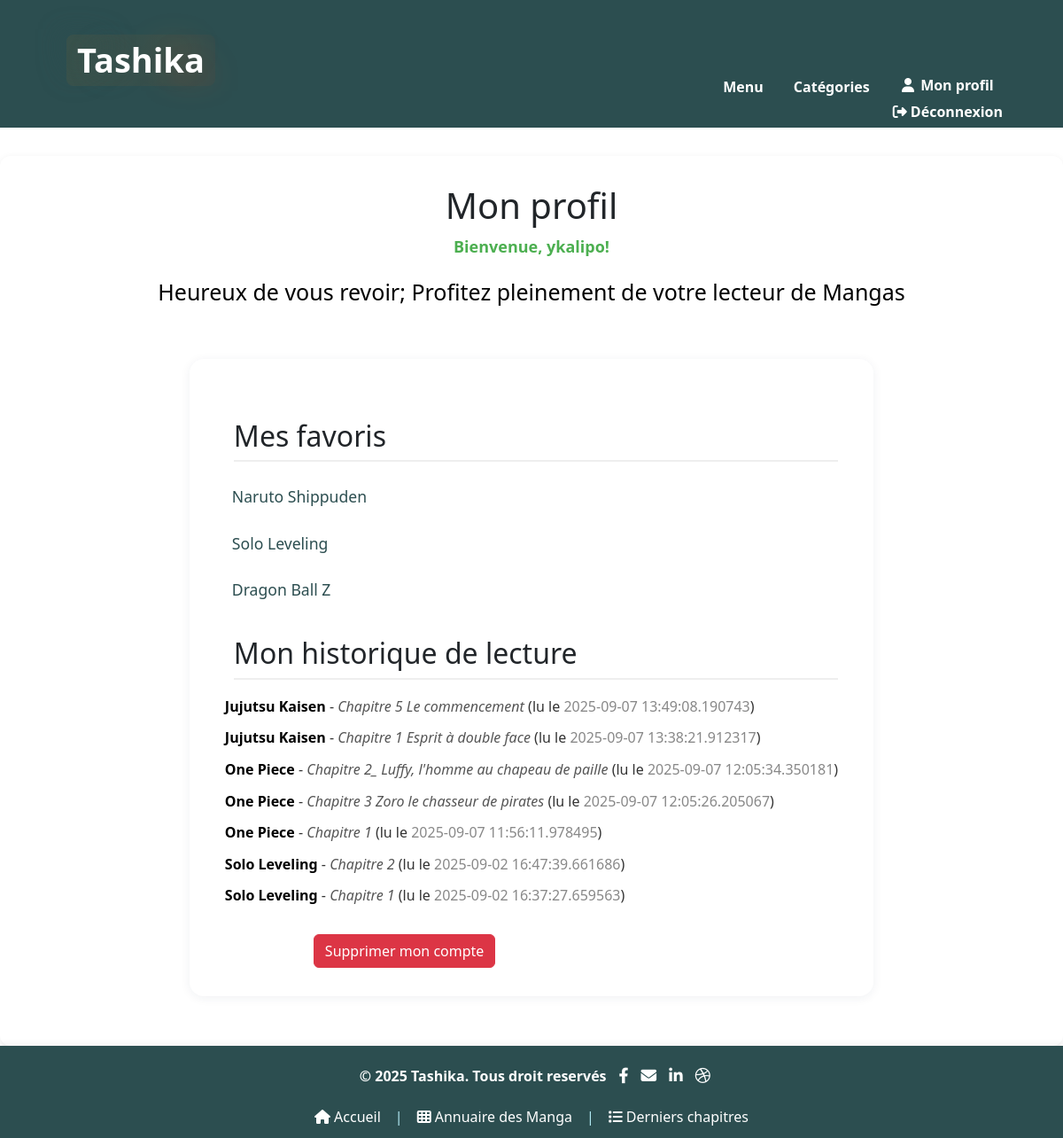
The app's page /profile (signed in), older data.
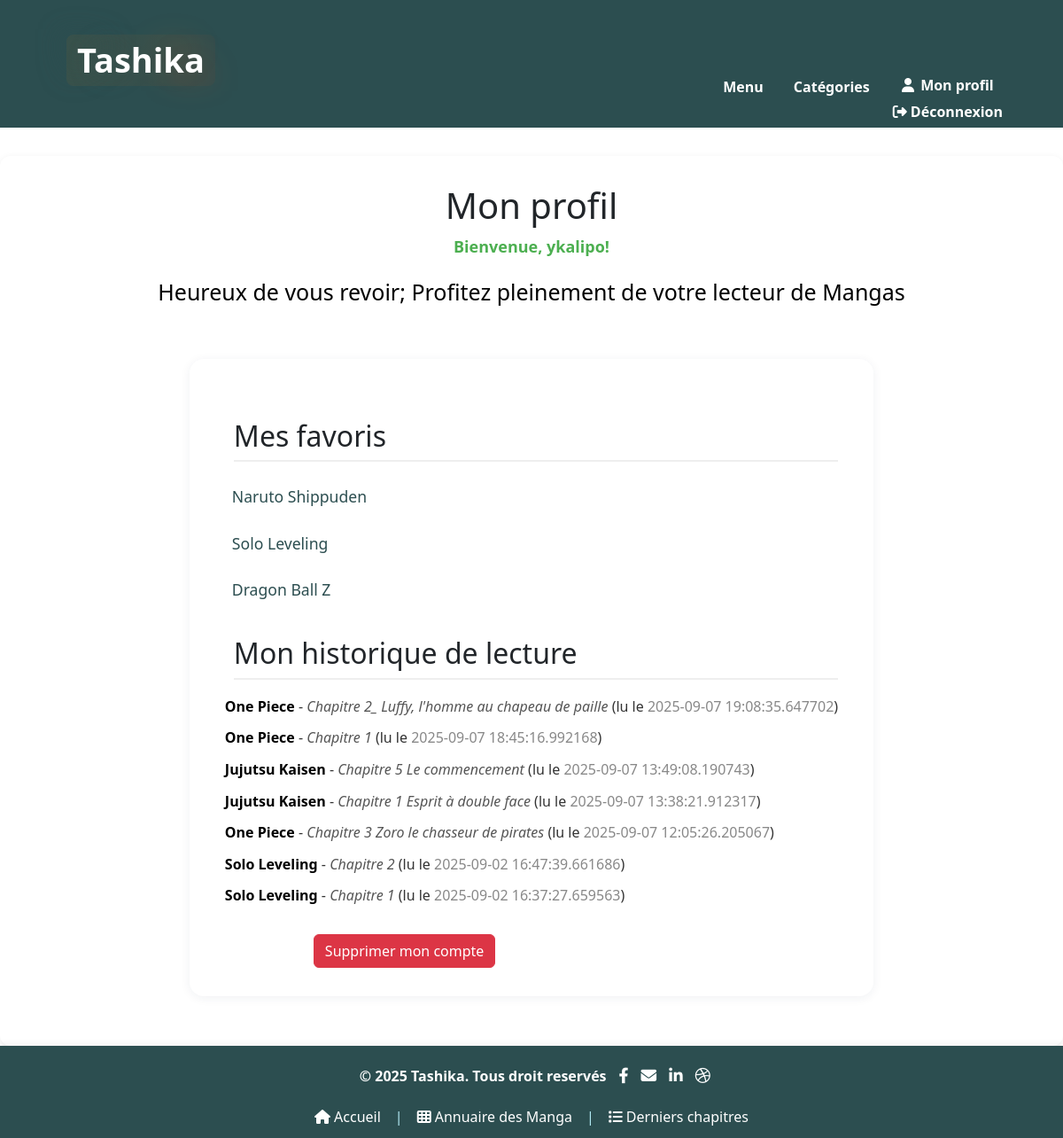
The same page, newer data.
### models.py (models this page shows, shortened)
class User(db.Model, UserMixin):
    id = db.Column(db.Integer, primary_key=True)
    username = db.Column(db.String(64), unique=True, nullable=False)
    email = db.Column(db.String(120), unique=True, nullable=False)
    password_hash = db.Column(db.String(128))
    reset_token_used = db.Column(db.Boolean, default=False)  # Nouveau champ
    role = db.Column(db.String(16), default="user")  # "admin" ou "user"
    is_admin = db.Column(db.Boolean, default=False)

class Favorite(db.Model):
    id = db.Column(db.Integer, primary_key=True)
    user_id = db.Column(db.Integer, db.ForeignKey('user.id'), nullable=False)
    manga_id = db.Column(db.Integer, db.ForeignKey('manga.id'), nullable=False)
    created_at = db.Column(db.DateTime, default=datetime.utcnow)

class Manga(db.Model):
    id = db.Column(db.Integer, primary_key=True)
    name = db.Column(db.String(120), unique=True, nullable=False)
    author = db.Column(db.String(120))
    year = db.Column(db.String(4))
    category = db.Column(db.String(64))
    syllabus = db.Column(db.Text)
    cover_filename = db.Column(db.String(256))
    date_added = db.Column(db.Integer, default=lambda: int(time.time()))
    is_hot = db.Column(db.Boolean, default=False)
    is_new = db.Column(db.Boolean, default=False)
    is_top = db.Column(db.Boolean, default=False)
    views = db.Column(db.Integer, default=0)
    status = db.Column(db.String(20), default="En cours")
    chapters = db.relationship('Chapter', backref='manga', lazy=True)
    ratings = db.relationship('Rating', backref='manga', lazy=True)
    comments = db.relationship('Comment', backref='manga', lazy=True)
    favorites = db.relationship('Favorite', backref='manga', lazy=True)
    histories = db.relationship('ReadingHistory', lazy=True)

class ReadingHistory(db.Model):
    __tablename__ = 'reading_history'
    user_id = db.Column(db.Integer, db.ForeignKey('user.id'), primary_key=True)
    manga_id = db.Column(db.Integer, db.ForeignKey('manga.id'), primary_key=True)
    chapter_name = db.Column(db.String(120), primary_key=True)
    last_read_at = db.Column(db.DateTime, default=datetime.utcnow)
    user = db.relationship('User', backref='reading_history')
    manga = db.relationship('Manga', backref='reading_histories')

### app.py (the view)
@app.route('/profile')
@login_required
def profile():
    favorites = Favorite.query.filter_by(user_id=current_user.id).all()
    history = ReadingHistory.query.filter_by(user_id=current_user.id)\
        .order_by(ReadingHistory.last_read_at.desc()).all()
    return render_template('profile.html', favorites=favorites, history=history)

### app.py (called while the page is built, shortened)
@login_manager.user_loader
def load_user(user_id):
    return User.query.get(int(user_id))

@app.context_processor
def utility_processor():
    return dict(get_cover_url=get_cover_url)

@app.template_filter('datetimeformat')
def datetimeformat(value):
    if isinstance(value, (int, float)):
        return datetime.fromtimestamp(value).strftime('%d/%m/%Y')
    return value

@app.context_processor
def inject_categories():
    source = get_source()
    if source == "db":
        categories = sorted({m.category or "Autre" for m in Manga.query.all()})
    return dict(categories=categories)

def get_source():
    source = request.args.get("source")
    if source == "db":
        return "db"
    elif source == "fs":
        return "fs"
    return "db" if USE_DATABASE else "fs"

### templates/profile.html (shortened to what this page needs)
{% extends "base.html" %}
{% block content %}
<h1>Mon profil</h1>
{% if current_user and current_user.is_authenticated %}
    <p style="font-size: 18px; color: #4CAF50; font-weight: bold; text-align: center;">
        Bienvenue, {{ current_user.username }}!
    </p>
    <p style="font-size: 25px; color: #000; text-align: center;">
        Heureux de vous revoir; Profitez pleinement de votre lecteur de Mangas
    </p>
{% endif %}
<div class="profile-container">
    <h2>Mes favoris</h2>
    <ul class="profile-list">
        {% for fav in favorites %}
            <li>
                <a href="{{ url_for('manga', manga_name=fav.manga.name) }}">{{ fav.manga.name }}</a>
            </li>
        {% else %}
            <li class="aucun">Aucun favori.</li>
        {% endfor %}
    </ul>
    <h2>Mon historique de lecture</h2>
    {% for entry in history %}
      <p style="font-size: 16px; color: #333; margin-bottom: 10px;">
        <a href="{{ url_for('manga', manga_name=entry.manga.name) }}" style="font-weight: bold; text-decoration: none; color: #000;">
          {{ entry.manga.name }}
        </a> -
        <a href="{{ url_for('reader', manga_name=entry.manga.name, chapter_name=entry.chapter_name) }}" style="font-style: italic; text-decoration: none; color: #555;">
          {{ entry.chapter_name }}
        </a>
        (lu le <span style="color: #888;">{{ entry.last_read_at|datetimeformat }}</span>)
      </p>
    {% endfor %}
    <a href="{{ url_for('delete_account') }}" class="btn btn-danger" style="margin-top:20px; margin-left: 100px;">Supprimer mon compte</a>
</div>
{% endblock %}

### templates/base.html (shortened to what this page needs)
<!DOCTYPE html>
<html lang="fr">
<head>
    <link rel="stylesheet" href="{{ url_for('static', filename='style.css') }}">
    <link rel="stylesheet" href="https://cdnjs.cloudflare.com/ajax/libs/font-awesome/6.4.0/css/all.min.css">
    <link rel="stylesheet" href="https://cdn.jsdelivr.net/npm/bootstrap@5.3.0/dist/css/bootstrap.min.css">
</head>
<body{% block body_class %}{% endblock %}>
    <header class="main-header">
        <a href="{{ url_for('index') }}" class="site-header" style="text-decoration: none; color: inherit; margin: 10px">
            <h1 class="flaming-title">Tashika</h1>
        </a>
            <div class="header-actions">
                <div class="dropdown">
                    <button class="menu-toggle-btn" id="header-menu-btn">Menu</button>
                </div>
                <div class="dropdown">
                    <button class="category-toggle-btn" id="header-category-btn">Catégories</button>
                </div>
                <div class="login-links">
                    {% if current_user.is_authenticated %}
                        <a href="{{ url_for('profile') }}" class="nav-link profile-link">
                            <i class="fa fa-user"></i> Mon profil
                        </a>
                        <a href="{{ url_for('logout') }}" class="nav-link logout-link"><i class="fas fa-sign-out-alt" style="color: inherit;"></i> Déconnexion</a>
                    {% else %}
                        <a href="{{ url_for('login') }}" class="nav-link register-link">Inscription</a>
                    {% endif %}
                </div>
    </header>
    <div class="main-content">
        {% block content %}{% endblock %}
        </div>
    <footer>
        <div class="footer-content-wrapper">
            <div class="footer-content">
                <div class="footer-left">
                    <span class="footer-brand">© 2025 Tashika. Tous droit reservés</span>
                    <a href="https://facebook.com/Tashika" target="_blank" class="footer-social" title="Facebook">
                        <i class="fab fa-facebook-f"></i>
                    </a>
                    <a href="/contact" class="footer-social" title="Contact">
                        <i class="fas fa-envelope"></i>
                    </a>
                    <a href="https://linkedin.com/Tashika" target="_blank" class="footer-social" title="LinkedIn">
                        <i class="fab fa-linkedin-in"></i>
                    </a>
                    <a href="https://dribbble.com/Tashika71" target="_blank" class="footer-social" title="Dribbble">
                        <i class="fab fa-dribbble"></i>
                    </a>
                </div>
                <div class="footer-links">
                    <a href="/"><i class="fas fa-home"></i> Accueil</a>
                    <span class="footer-sep">|</span>
                    <a href="/annuaire"><i class="fas fa-th"></i> Annuaire des Manga</a>
                    <span class="footer-sep">|</span>
                    <a href="{{ url_for('derniers_chapitres') }}"><i class="fas fa-list"></i> Derniers chapitres</a>
                </div>
            </div>
        </div>
    </footer>
</body>
</html>

Row changes from the older to the newer data that the page shows:
changed ReadingHistory "Chapitre 2_ Luffy, l'homme au chapeau de paille": last_read_at "2025-09-07 12:05:34.350181" → "2025-09-07 19:08:35.647702"; moves up the list
changed ReadingHistory (number 2 of 7 on the later page): last_read_at "2025-09-07 11:56:11.978495" → "2025-09-07 18:45:16.992168"; moves up the list
